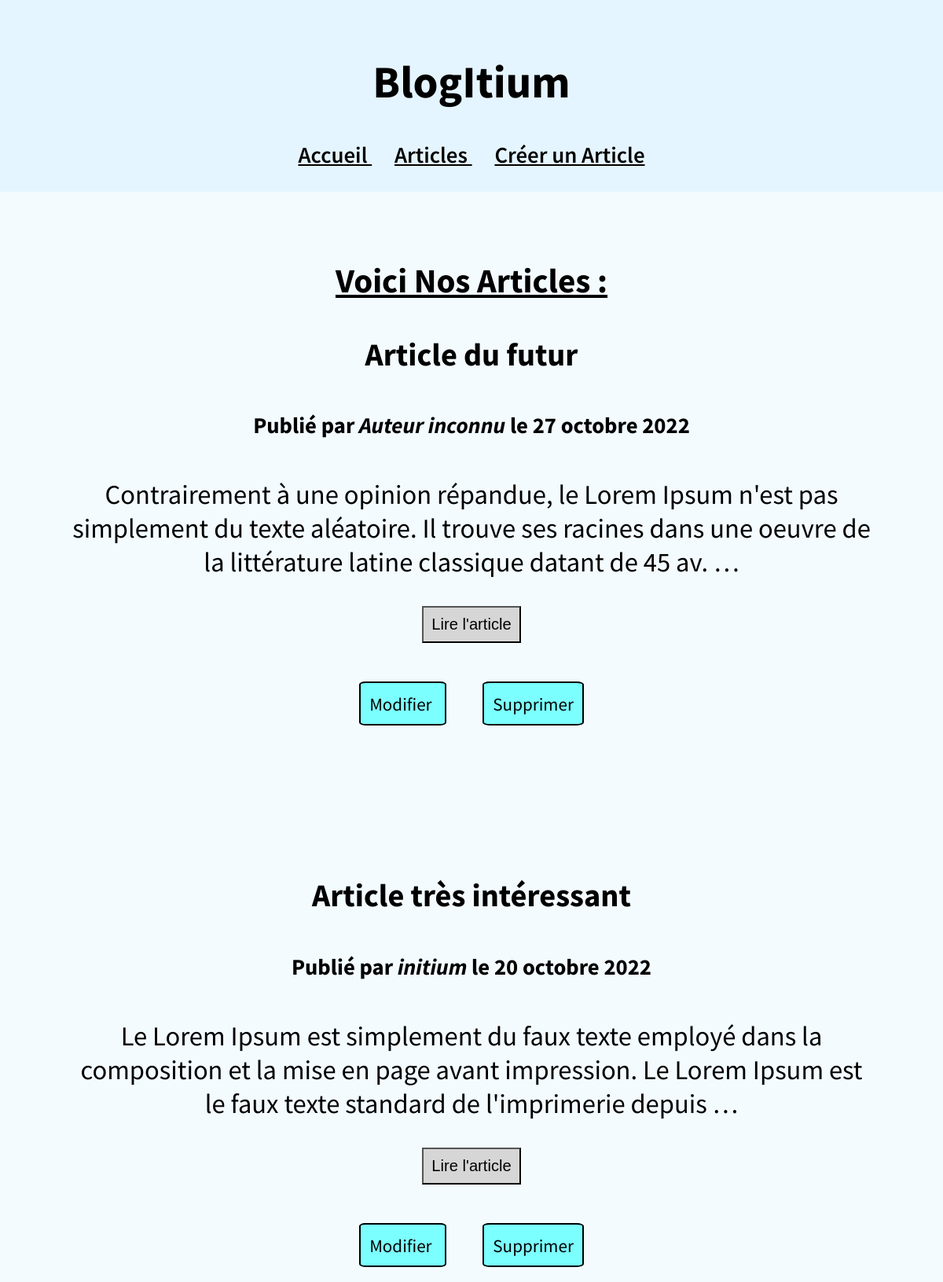
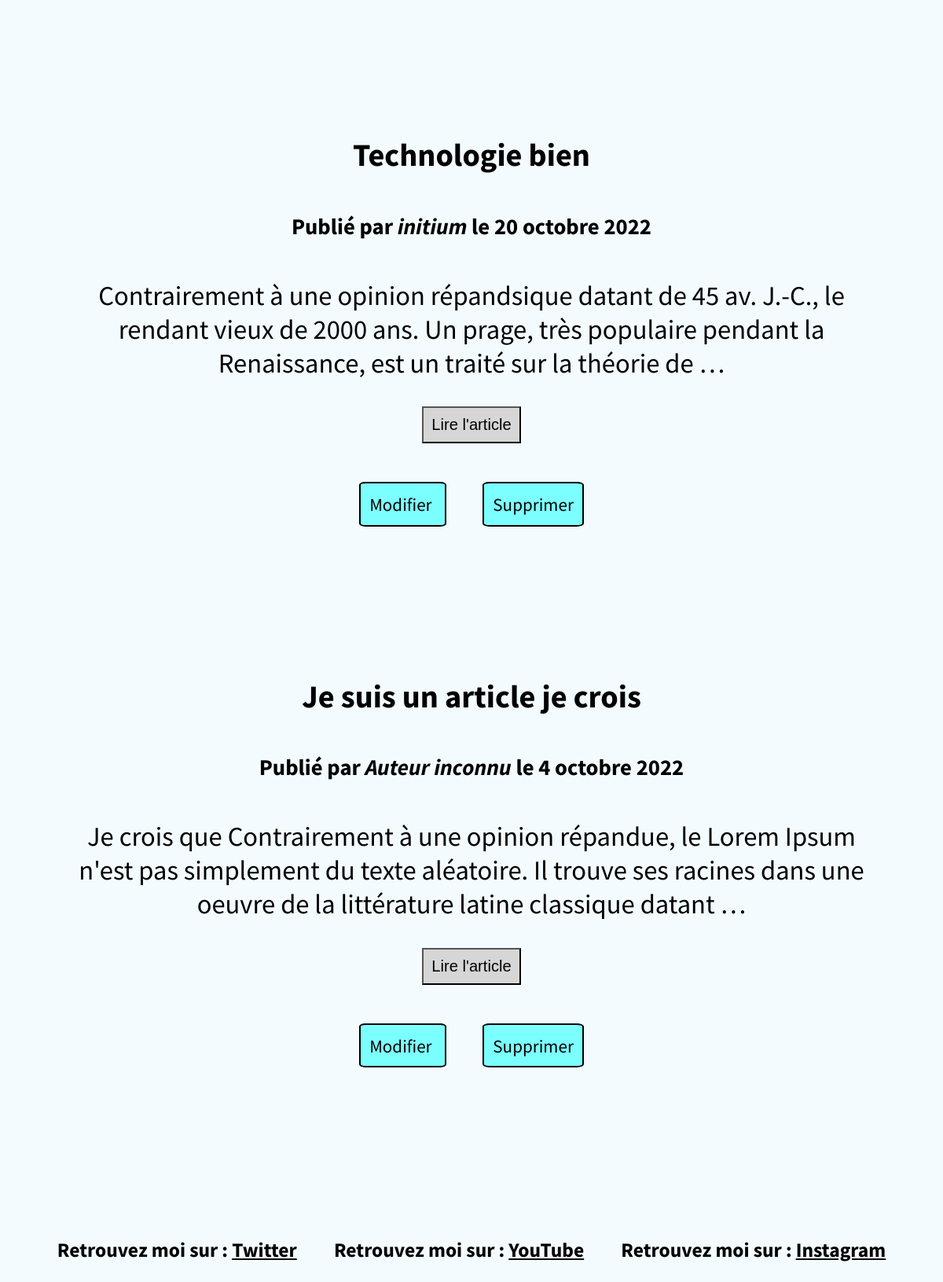
Page /blog/ (signed in) on the committed database (2 pictures, top to bottom).
### publication/models.py (models this page shows, shortened)
class BlogPost(models.Model):
    title = models.CharField(max_length=200, unique=True, verbose_name="Titre")
    slug = models.SlugField(max_length=200, unique=True, blank=True)
    author = models.ForeignKey(User, on_delete=models.SET_NULL, null=True, blank=True)
    last_updated = models.DateTimeField(auto_now=True)
    created_on = models.DateField(blank=True, null=True)
    published = models.BooleanField(default=False, verbose_name="Publié")
    content = models.TextField(blank=True, verbose_name="Contenu")
    class Meta:
        ordering = ['-created_on']
        verbose_name = "Article"
    @property
    def author_or_default(self):
        if self.author:
            return self.author.username
        return "Auteur inconnu"

### publication/views.py (the view)
# urls.py: path('', BlogHome.as_view(), name="home"),
class BlogHome(ListView):
    model = BlogPost
    context_object_name = "posts"
    template_name = "posts/blogpost_all.html"
    def get_queryset(self):
        queryset = super().get_queryset()
        if self.request.user.is_authenticated:
            return queryset
        return queryset.filter(published=True)

### publication/templates/posts/blogpost_all.html (shortened to what this page needs)
{% extends 'base.html' %}
{% block main %}
{% load static %}
<link rel="stylesheet" href="{% static 'css/post.css' %}">
    <h2 style="text-decoration:underline;"> Voici Nos Articles : </h2>
    {% for post in posts %}
    <div class="main_all_article">
        <article class="txt_article">
            <h3> {{post.title}} </h3>
            <h5> Publié par <i> {{post.author_or_default}} </i> le {{post.created_on}} </h5>
            <p> {{post.content|safe|truncatewords:30}} </p>
        </article>
        <form action="{% url 'posts:post' slug=post.slug %}">
            <button class="btn_read"> Lire l'article </button>
        </form>
        {% if request.user.is_authenticated %}
            <div class="all_btn">
                <a class="btn" href="{% url 'posts:edit' slug=post.slug %}"> Modifier </a>
                <a class="btn" href="{% url 'posts:delete' slug=post.slug %}"> Supprimer </a>
            </div>
        {% endif %}
    </div>
    {% endfor %}
{% endblock %}

### templates/base.html (shortened to what this page needs)
{% load static %}
<!DOCTYPE html>
<html lang="fr">
<head>
    <link rel="stylesheet" href="{% static 'css/head&foot.css' %}">
</head>
<body>
    <header>
        <h1> BlogItium </h1>
        <nav>
            <a class="nav_txt" href="{% url 'accueil' %}"> Accueil </a>
            <a class="nav_txt" href="{% url 'posts:home' %}"> Articles </a>
            {% if request.user.is_authenticated %}
                <a class="nav_txt" href="{% url 'posts:create' %}"> Créer un Article </a>
            {% endif %}
        </nav>
    </header>
    <section class="main_content">
        {% block main %}
        {% endblock %}
    </section>
    <footer>
        <span> Retrouvez moi sur : <a style="color:black;" href="https://twitter.com/home" target="_blank"> Twitter </a> </span>
        <span> Retrouvez moi sur : <a style="color:black;" href="https://www.youtube.com/c/Initium0_0/videos" target="_blank"> YouTube </a> </span>
        <span> Retrouvez moi sur : <a style="color:black;" href="https://www.instagram.com/real_initium/" target="_blank"> Instagram </a> </span>
    </footer>
</body>
</html>

### publication/static/css/head&foot.css (style rules this page uses)
body { margin: 0; padding: 0; font-family: 'Source Sans Pro', sans-serif; background-color: rgb(243, 251, 255); }
header { padding: 1em; margin-bottom: 3em; text-align: center; font-size: 1em; background-color: rgb(229, 245, 255); }
.nav_txt { padding: 0.5em; color:black; font-weight: 600; }
.main_content { text-align: center; font-size: 1em; margin-left: 1em; margin-right: 1em; }
footer { margin-top: 7em; display: flex; justify-content: center; flex-direction: column; text-align: center; font-size: 1.1em; font-weight: 700; }
@media (min-width:680px) { header { font-size: 1.3em; } }
@media (min-width:680px) { footer { margin-top: 5em; display: flex; justify-content: space-evenly; flex-direction: row; text-align: center; font-size: 1.3em; font-weight: 700; } }
@media (min-width:680px) { .main_content { font-size: 1.5em; margin-left: 2em; margin-right: 2em; } }
@media (min-width:1000px) { header { font-size: 1.8em; } }
@media (min-width:1000px) { footer { margin-top: 5em; padding: 1em; display: flex; justify-content: space-evenly; flex-direction: row; text-align: center; font-size: 1.6em; font-weight: 700; } }
@media (min-width:1000px) { .main_content { font-size: 1.8em; margin-left: 3em; margin-right: 3em; } }

### publication/static/css/post.css (style rules this page uses)
.main_all_article { margin-bottom: 7em; }
.txt_article { font-size: 1.2em; }
.btn_read { background-color: rgb(214, 214, 214); padding: 0.5em; font-size: 0.6em; }
.all_btn { margin-top: 2em; }
.btn { font-size: 0.8em; padding: 0.5em; background-color: rgba(115, 255, 255, 0.929); color:black; border: solid 2px black; border-radius: 7%; margin: 1em; text-decoration: none; }
@media (min-width:1000px) { .txt_article { font-size: 1.2em; } }
@media (min-width:1000px) { .btn_read { background-color: rgb(214, 214, 214); padding: 0.5em; font-size: 0.7em; } }

### rows in the picture
BlogPost: title "Article du futur", author_or_default "Auteur inconnu", created_on "27 octobre 2022", content "Contrairement à une opinion répandue, le Lorem Ipsum n'est pas simplement du texte aléatoire. Il trouve ses racines dans une oeuvre de la littérature latine classique datant de 45 av. …"
BlogPost: title "Article très intéressant", author_or_default "initium", created_on "20 octobre 2022", content "Le Lorem Ipsum est simplement du faux texte employé dans la composition et la mise en page avant impression. Le Lorem Ipsum est le faux texte standard de l'imprimerie depuis …"
BlogPost: title "Technologie bien", author_or_default "initium", created_on "20 octobre 2022", content "Contrairement à une opinion répandsique datant de 45 av. J.-C., le rendant vieux de 2000 ans. Un prage, très populaire pendant la Renaissance, est un traité sur la théorie de …"
BlogPost: title "Je suis un article je crois", author_or_default "Auteur inconnu", created_on "4 octobre 2022", content "Je crois que Contrairement à une opinion répandue, le Lorem Ipsum n'est pas simplement du texte aléatoire. Il trouve ses racines dans une oeuvre de la littérature latine classique datant …"
